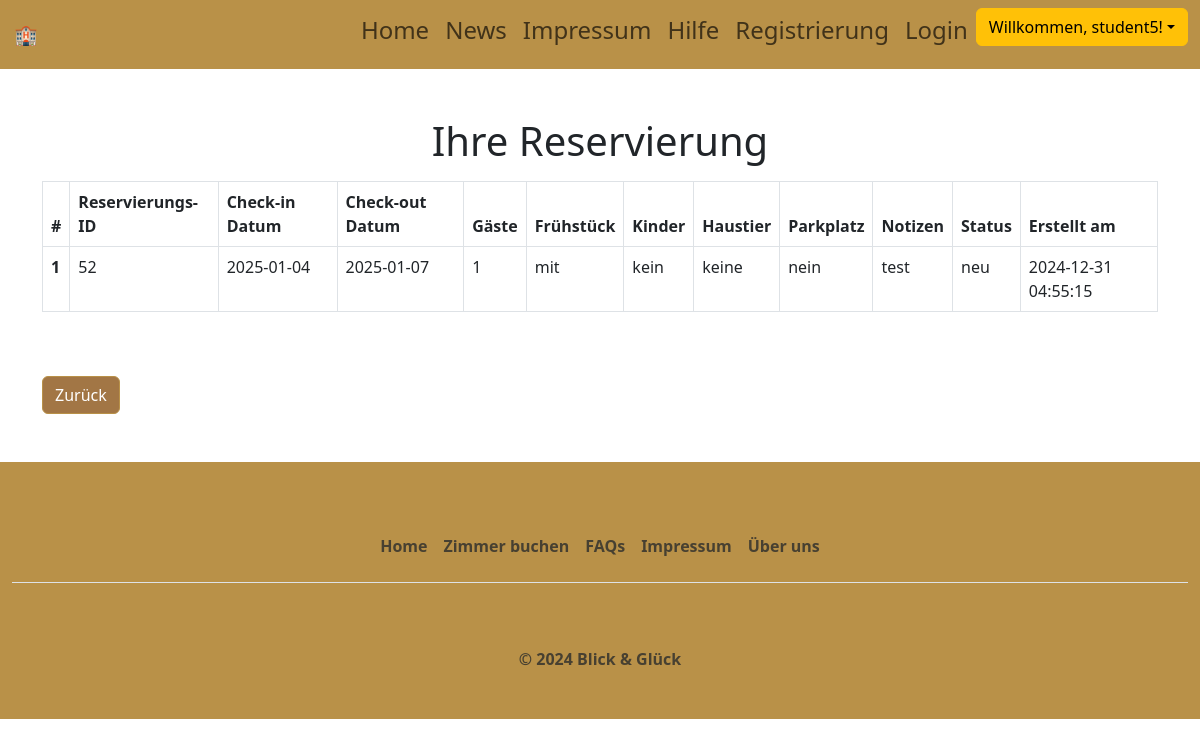
Page /include/site_reservation.php (signed in) on the committed database.
### tables this page shows
CREATE TABLE `reservations` (
  `reservation_id` int(11) NOT NULL,
  `room_id` int(11) NOT NULL,
  `username` varchar(50) NOT NULL,
  `check_in_date` date NOT NULL,
  `check_out_date` date NOT NULL,
  `guests` int(11) NOT NULL,
  `breakfast` enum('mit','ohne') NOT NULL,
  `children` enum('kein','Kleinkinder','Kinder') NOT NULL,
  `pets` enum('keine','hund','katze','sonstige') NOT NULL,
  `parking` enum('ja','nein') NOT NULL,
  `notes` text DEFAULT NULL,
  `created_at` timestamp NOT NULL DEFAULT current_timestamp(),
  `status` enum('neu','bestätigt','storniert') DEFAULT 'neu',
  `bearbeitet_von` enum('admin','manager') NOT NULL DEFAULT 'admin',
  `bearbeitet_am` datetime NOT NULL DEFAULT current_timestamp()
);

### include/site_reservation.php (the view, shortened to what this page needs)
<?php
require_once'../config/dbaccess.php';
include 'header.php';
$username = $_SESSION['username'];
$sql="SELECT * FROM reservations WHERE username = ? ORDER BY created_at DESC LIMIT 1";
$stmt=$db_obj->prepare($sql);
$stmt->bind_param("s", $username);
$stmt->execute();
$reservations=$stmt->get_result()->fetch_all(MYSQLI_ASSOC);
?>
<div class="container mt-5">
  <h1 class="text-center my-3">Ihre Reservierung</h1>
  <?php if (!empty($reservations)): ?>
    <table class="table table-bordered mt-3 p-3">
      <thead class="thead-light">
        <tr>
          <th scope="col">#</th>
          <th scope="col">Reservierungs-ID</th>
          <th scope="col">Check-in Datum</th>
          <th scope="col">Check-out Datum</th>
          <th scope="col">Gäste</th>
          <th scope="col">Frühstück</th>
          <th scope="col">Kinder</th>
          <th scope="col">Haustier</th>
          <th scope="col">Parkplatz</th>
          <th scope="col">Notizen</th>
          <th scope="col">Status</th>
          <th scope="col">Erstellt am</th>
        </tr>
      </thead>
      <tbody>
        <?php foreach ($reservations as $index => $reservation): ?>
          <tr>
            <th scope="row"><?php echo $index + 1; ?></th>
            <td><?php echo htmlspecialchars($reservation['reservation_id'], ENT_QUOTES, 'UTF-8'); ?></td>
            <td><?php echo htmlspecialchars($reservation['check_in_date'], ENT_QUOTES, 'UTF-8'); ?></td>
            <td><?php echo htmlspecialchars($reservation['check_out_date'], ENT_QUOTES, 'UTF-8'); ?></td>
            <td><?php echo htmlspecialchars($reservation['guests'], ENT_QUOTES, 'UTF-8'); ?></td>
            <td><?php echo htmlspecialchars($reservation['breakfast'], ENT_QUOTES, 'UTF-8'); ?></td>
            <td><?php echo htmlspecialchars($reservation['children'], ENT_QUOTES, 'UTF-8'); ?></td>
            <td><?php echo htmlspecialchars($reservation['pets'], ENT_QUOTES, 'UTF-8'); ?></td>
            <td><?php echo htmlspecialchars($reservation['parking'], ENT_QUOTES, 'UTF-8'); ?></td>
            <td><?php echo htmlspecialchars($reservation['notes'], ENT_QUOTES, 'UTF-8'); ?></td>
            <td><?php echo htmlspecialchars($reservation['status'], ENT_QUOTES, 'UTF-8'); ?></td>
            <td><?php echo htmlspecialchars($reservation['created_at'], ENT_QUOTES, 'UTF-8'); ?></td>
          </tr>
        <?php endforeach; ?>
      </tbody>
    </table>
  <?php else: ?>
    <div class="alert alert-info">Keine Reservierungen gefunden.</div>
  <?php endif; ?>
    <a href="site_dashboard.php" class="btn btn-primary mt-5 me-4">Zurück</a>
</div>
<?php include 'footer.php'; ?>

### res/css/styles.css (style rules this page uses)
* { box-sizing: border-box; }
:root { --bs-blue: #0d6efd; --bs-indigo: #6610f2; --bs-purple: #6f42c1; --bs-pink: #d63384; --bs-red: #dc3545; --bs-orange: #fd7e14; --bs-yellow: #ffc107; --bs-gold:#b99446; --bs-brown:#a27645; --bs-green: #198754; --bs-teal: #20c997; --bs-cyan: #0dcaf0; --bs-white: #fff; --bs-gray: #a8a9ab; --bs-gray-dark: #343a40; --bs-primary: #b99148; --bs-secondary: #6c757d; --bs-success: #875919; --bs-info: #0dcaf0; --bs-warning: #e77a14; --bs-danger: #850b17; --bs-light: #f8f9fa; --bs-dark: #212529; --bs-font-sans-serif: system-ui, -apple-system, "Segoe UI", Roboto, "Helvetica Neue", Arial, "Noto Sans", "Liberation Sans", sans-serif, "Apple Color Emoji", "Segoe UI Emoji", "Segoe UI Symbol", "Noto Color Emoji"; --bs-font-monospace: SFMono-Regular, Menlo, Monaco, Consolas, "Liberation Mono", "Courier New", monospace; --bs-gradient: linear-gradient(180deg, rgba(255, 255, 255, 0.15), rgba(255, 255, 255, 0)); }
.btn-primary { color: #fff; background-color: var(--bs-brown); border-color: var(--bs-primary); }
body, html { margin: 0; padding: 0; width: 100%; height: 100%; font-family: var(--bs-font-sans-serif); }

### rows in the picture
reservations: reservation_id "52", check_in_date "2025-01-04", check_out_date "2025-01-07", guests "1", breakfast "mit", children "kein", pets "keine", parking "nein", notes "test", status "neu", created_at "2024-12-31 04:55:15"

### other values in the picture
$_SESSION['username'] "student5"
